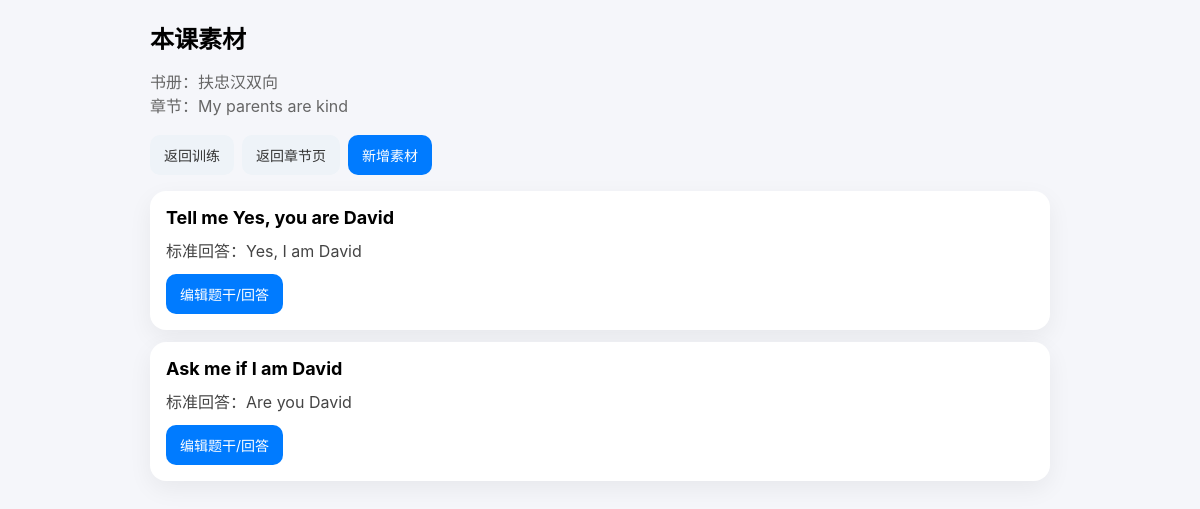
Page /lesson/1/questions/ (signed in) on the committed database.
### app/train/models.py (models this page shows, shortened)
class Book(models.Model):
    owner = models.ForeignKey(User, on_delete=models.CASCADE)
    title = models.CharField(max_length=200)
    description = models.TextField(blank=True)

class Lesson(models.Model):
    book = models.ForeignKey(Book, on_delete=models.CASCADE)
    title = models.CharField(max_length=200)
    order = models.IntegerField(default=0)
    class Meta:
        ordering = ["order", "id"]

class Question(models.Model):
    lesson = models.ForeignKey(
        Lesson,
        on_delete=models.CASCADE,
        null=True,
        blank=True
    )
    prompt_text = models.TextField()
    answer_text = models.TextField()
    audio_url = models.URLField(blank=True, null=True)

### app/train/views/train_views.py (the view)
# urls.py: path("lesson/<int:lesson_id>/questions/", lesson_question_list, name="lesson-question-list"),
@login_required
def lesson_question_list(request, lesson_id):
    lesson = get_object_or_404(
        Lesson,
        id=lesson_id,
        book__owner=request.user
    )
    questions = Question.objects.filter(
        lesson=lesson
    ).order_by("id")
    return render(request, "train/question_list.html", {
        "lesson": lesson,
        "book": lesson.book,
        "questions": questions,
    })

### app/train/templates/train/question_list.html (shortened to what this page needs)
<!DOCTYPE html>
<html lang="zh-CN">
<head>
</head>
<body>
    <div class="page">
        <div class="header">本课素材</div>
        <div class="sub">
            书册：{{ book.title }}<br>
            章节：{{ lesson.title }}
        </div>
        <div class="actions" style="margin-bottom:16px;">
            <a class="btn btn-secondary" href="/lesson/{{ lesson.id }}/">返回训练</a>
            <a class="btn btn-secondary" href="/book/{{ book.id }}/">返回章节页</a>
            <a class="btn btn-primary" href="/builder/">新增素材</a>
        </div>
        {% for q in questions %}
            <div class="card">
                <div class="prompt">{{ q.prompt_text|default:"（无题干）" }}</div>
                <div class="answer">标准回答：{{ q.answer_text|default:"（无答案）" }}</div>
                <div class="actions">
                    <a class="btn btn-primary" href="/question/{{ q.id }}/edit/?next=/lesson/{{ lesson.id }}/questions/">
                        编辑题干/回答
                    </a>
                </div>
            </div>
        {% empty %}
            <div class="card">
                本课还没有素材。
            </div>
        {% endfor %}
    </div>
</body>
</html>

### app/train/templates/train/question_list.html (style rules this page uses)
body { margin: 0; background: #f5f6fa; font-family: -apple-system, BlinkMacSystemFont, "Segoe UI", Roboto, sans-serif; }
.page { max-width: 900px; margin: 0 auto; padding: 20px 12px 40px; }
.header { font-size: 24px; font-weight: bold; margin-bottom: 14px; }
.sub { color: #666; margin-bottom: 18px; }
.card { background: white; border-radius: 16px; padding: 16px; box-shadow: 0 8px 24px rgba(0,0,0,0.06); margin-bottom: 12px; }
.prompt { font-size: 18px; font-weight: bold; margin-bottom: 10px; white-space: pre-wrap; word-break: break-word; }
.answer { color: #444; white-space: pre-wrap; word-break: break-word; margin-bottom: 12px; }
.actions { display: flex; gap: 8px; flex-wrap: wrap; }
.btn { display: inline-block; text-decoration: none; border: none; border-radius: 10px; padding: 10px 14px; font-size: 14px; cursor: pointer; }
.btn-primary { background: #007bff; color: white; }
.btn-secondary { background: #eef3f8; color: #333; }

### rows in the picture
Book: title "扶忠汉双向"
Lesson: title "My parents are kind"
Question: prompt_text "Tell me Yes, you are David", answer_text "Yes, I am David"
Question: prompt_text "Ask me if I am David", answer_text "Are you David"
